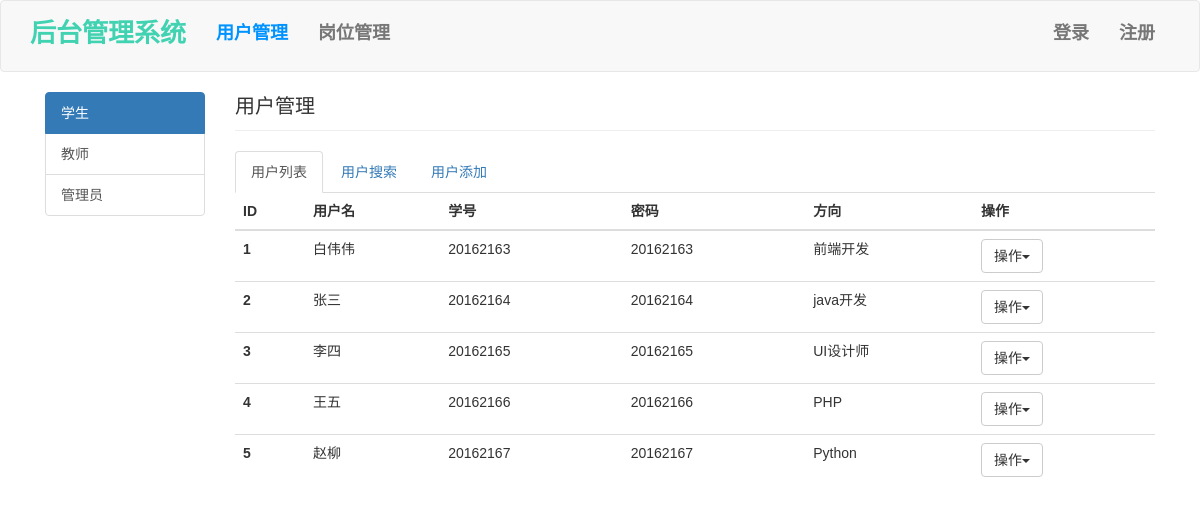
The page /studentManage/ on the database as committed earlier.
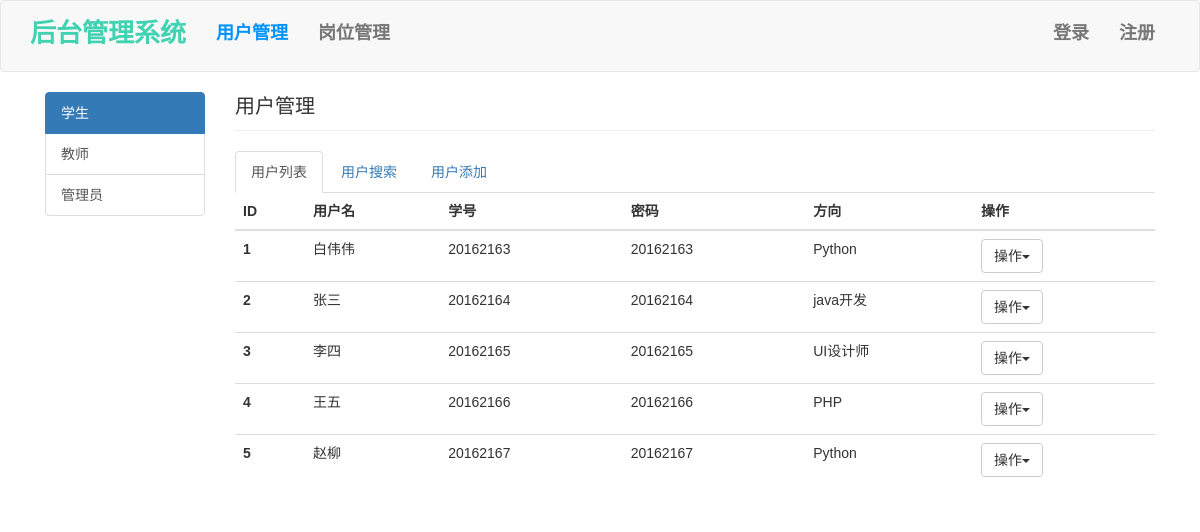
The same page on the database as committed later.
### app/models/user.py (models this page shows, shortened)
class User(UserMixin, db.Model):
    __tablename__ = 'user'
    id = db.Column(db.Integer, primary_key=True)
    username = db.Column(db.String(64), unique=True, index=True)
    number = db.Column(db.String(8), unique=True)
    password = db.Column(db.String(64))
    directionId = db.Column(db.Integer, db.ForeignKey('direction.id'))

### app/models/direction.py (models this page shows, shortened)
class Direction(db.Model):
    __tablename__ = 'direction'
    id = db.Column(db.Integer, primary_key=True, autoincrement=True)
    name = db.Column(db.String(64), unique=True, index=True, nullable=False)
    content = db.Column(db.Text, nullable=False)
    users = db.relationship('User', backref='direction', lazy='dynamic')
    courses = db.relationship('Course', backref='direction', lazy='dynamic')

### app/routes/manage_student.py (the view)
@main.route("/", methods=['GET'])
def students():
    users = User.query.order_by(User.id.asc())
    return render_template("backmanage/student/all.html", users=users)

### app/templates/backmanage/student/all.html (shortened to what this page needs)
<!DOCTYPE html>
<html lang="en">
<head>
    <link rel="stylesheet" href="{{ url_for("static", filename="css/bootstrap.min.css") }}" />
    <link rel="stylesheet" href="{{ url_for("static", filename="css/backmanage.css") }}">
    <link rel="stylesheet" href="{{ url_for("static", filename="css/backmanage_style.css") }}">
</head>
<body>
<nav class="navbar navbar-default">
    <div class="container">
        <div class="navbar-header">
            <a class="navbar-brand">后台管理系统</a>
        </div>
        <div class="navbar-collapse collapse">
            <ul class="nav navbar-nav navbar-left">
                <li><a href="" class="current">用户管理</a></li>
                <li><a href="{{ url_for('directionManage.directions') }}">岗位管理</a></li>
            </ul>
            <ul class="nav navbar-nav navbar-right">
                <li><a href="">登录</a></li>
                <li><a href="">注册</a></li>
            </ul>
        </div>
    </div>
</nav>
<div class="container">
    <div class="col-md-2">
        <div class="list-group">
            <a class="list-group-item active" href="">学生</a>
            <a class="list-group-item" href="">教师</a>
            <a class="list-group-item" href="">管理员</a>
        </div>
    </div>
    <div class="col-md-10">
        <div class="page-header">用户管理</div>
        <ul class="nav nav-tabs">
            <li class="active"><a href="">用户列表</a></li>
            <li><a href="search.html">用户搜索</a></li>
            <li><a href="add.html">用户添加</a></li>
        </ul>
        <table class="table">
            <thead>
                <tr>
                    <th>ID</th>
                    <th>用户名</th>
                    <th>学号</th>
                    <th>密码</th>
                    <th>方向</th>
                    <th>操作</th>
                </tr>
            </thead>
            <tbody>
            {% for user in users %}
                <tr>
                        <th scope="row">{{ user.id }}</th>
                        <td>{{ user.username }}</td>
                        <td>{{ user.number }}</td>
                        <td>{{ user.password }}</td>
                        <td>{{ user.direction.name }}</td>
                        <td>
                            <div role="presentation" class="dropdown">
                                <button class="btn btn-default dropdown-toggle" data-toggle="dropdown" href="#" role="button" aria-haspopup="true" aria-expanded="false">
                                    操作<span class="caret"></span>
                                </button>
                            </div>
                        </td>
                    </tr>
            {% endfor %}
            </tbody>
        </table>
    </div>
</div>
</body>
</html>

### app/static/css/backmanage.css (style rules this page uses)
body { font-family: "Microsoft YaHei UI",sans-serif; }
.navbar-default .navbar-brand { font-size: 26px; font-weight: bold; color: #40D2B1; height: 70px; line-height: 35px; }
.navbar-default .navbar-nav > li > a { font-weight: bold; font-size: 18px; line-height: 35px; }
.page-header { margin-top: 0px; font-size: 20px; }

### app/static/css/backmanage_style.css (style rules this page uses)
.current { color: #0093ff !important; }

Rows that differ between the two databases and show on the page:
changed User "白伟伟": direction.name "前端开发" → "Python"
